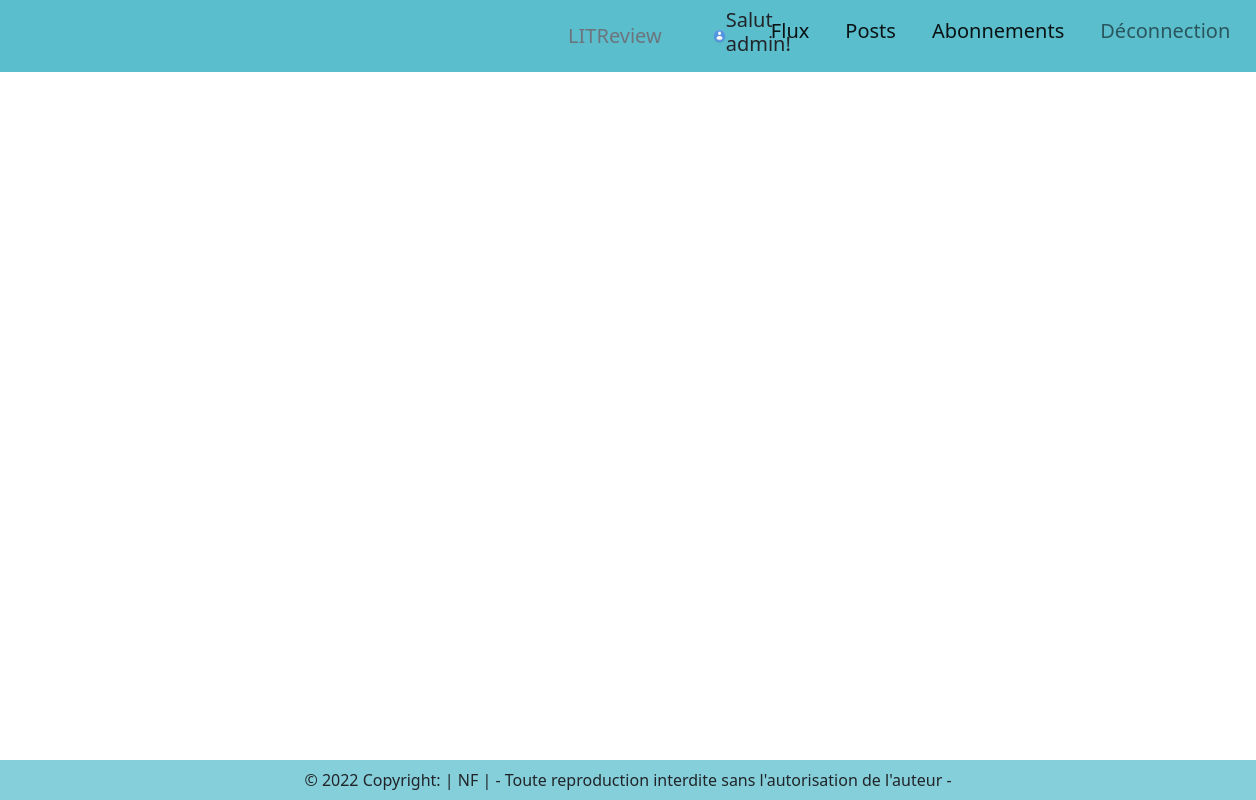
Before: /my_posts/ (signed in) with the older database file.
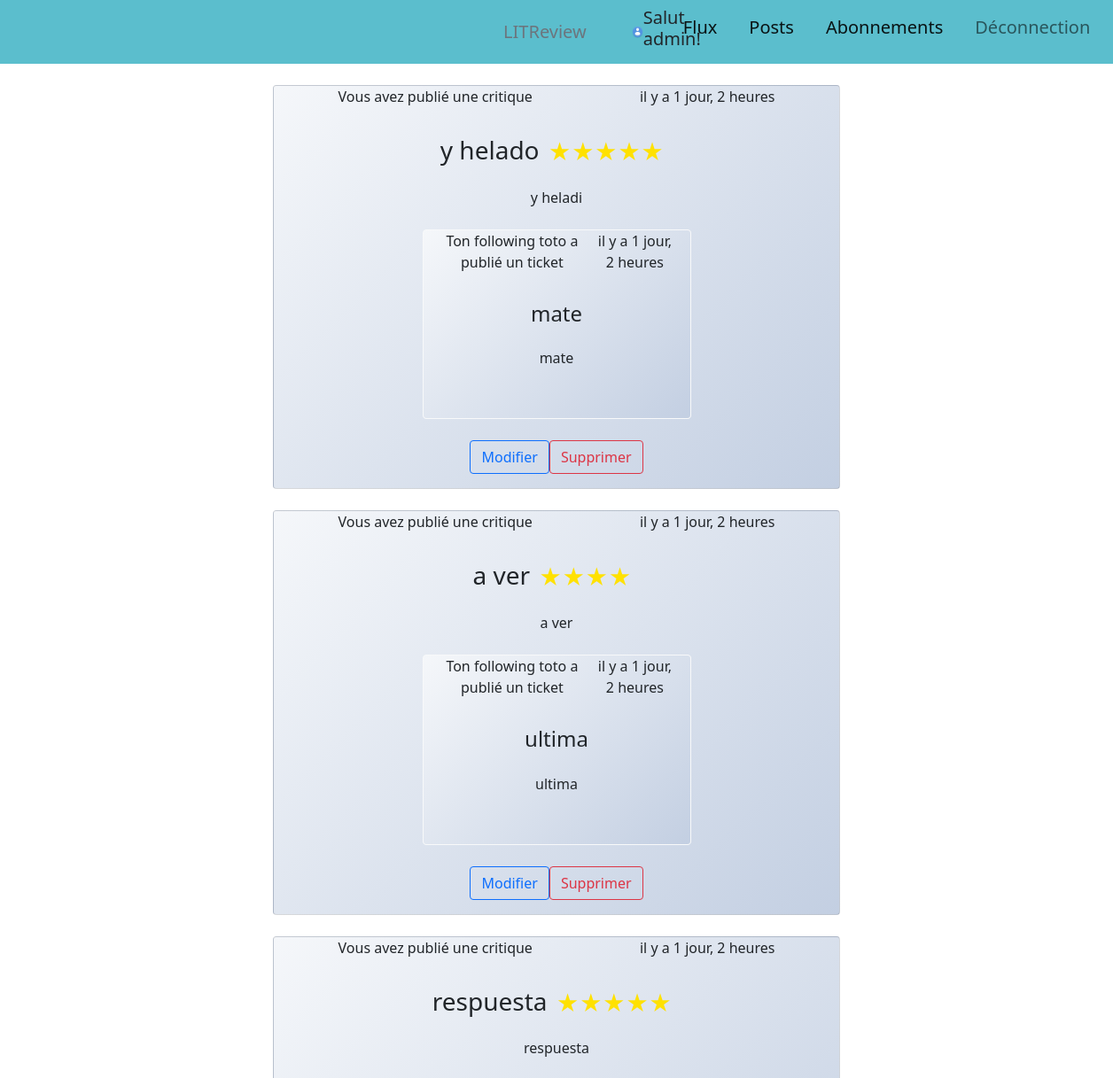
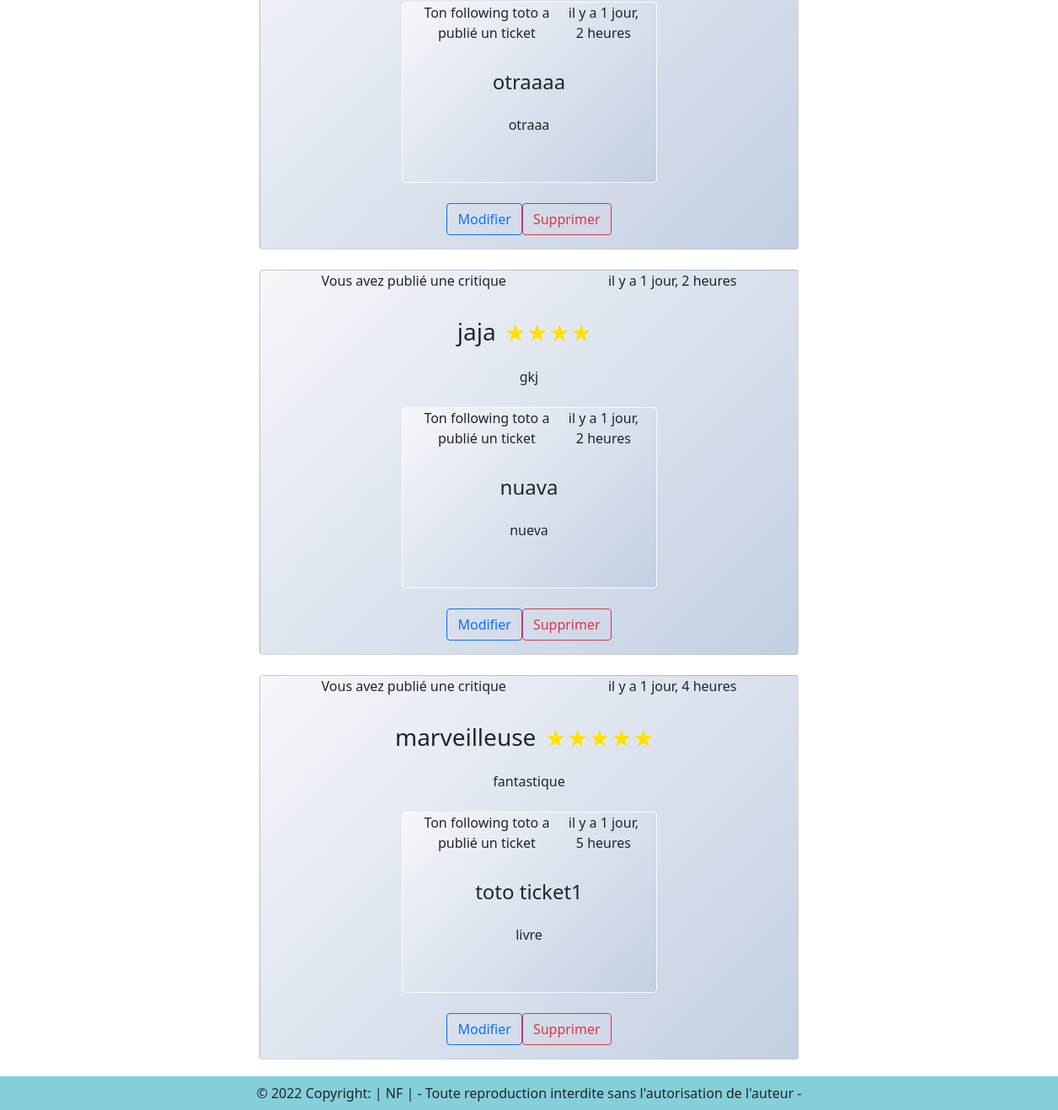
After: the same page with the newer database file (2 pictures, top to bottom).
### review/models.py (models this page shows, shortened)
class Review(models.Model):
    ticket = models.ForeignKey(to=Ticket, on_delete=models.CASCADE)
    rating = models.PositiveSmallIntegerField (validators=[MinValueValidator(0), MaxValueValidator(5)])
    user = models.ForeignKey(to=settings.AUTH_USER_MODEL, on_delete=models.CASCADE)
    headline = models.CharField(max_length=128)
    body = models.TextField(max_length=8192, blank=True)
    time_created = models.DateTimeField(auto_now_add=True, blank=True)

### ticket/models.py (models this page shows, shortened)
class Ticket(models.Model):
    title = models.CharField(max_length=128)
    description = models.TextField(max_length=2048, blank=True)
    user = models.ForeignKey(to=settings.AUTH_USER_MODEL, on_delete=models.CASCADE, related_name="tickets")
    image = models.ImageField(null=True, blank=True)
    time_created = models.fields.DateTimeField(auto_now_add=True)
    IMAGE_MAX_SIZE = (600, 600)
    if image is True:
        def resize_image(self):
            image = Image.open(self.image)
            image.thumbnail(self.IMAGE_MAX_SIZE)
            image.save(self.image.path)
        def save(self, *args, **kwargs):
            super().save(*args, **kwargs)
            self.resize_image()
    class Meta:
        ordering = ['-time_created']

### flux/views.py (the view)
# urls.py: path('my_posts/', flux.views.user_posts, name='my-posts'),
@login_required
def user_posts(request, pk=None):
    if pk:
        user = get_object_or_404(User, id=pk)
    else:
        user = request.user
    followed_users = get_user_follows(request.user)
    reviews = Review.objects.filter(user=user)
    reviews = reviews.annotate(content_type=Value('REVIEW', CharField()))
    tickets = Ticket.objects.filter(user=user)
    tickets = tickets.annotate(content_type=Value('TICKET', CharField()))
    replied_tickets, replied_reviews = get_replied_tickets(tickets)
    posts_list = sorted(chain(reviews, tickets), key=lambda post: post.time_created, reverse=True)
    if posts_list:
        paginator = Paginator(posts_list, 5)
        page = request.GET.get('page')
        posts = paginator.get_page(page)
        total_posts = paginator.count
    else:
        posts = None
        total_posts = 0
    return render(request, 'flux/my_posts.html', context = {'posts': posts,'title': f"{user.username}'s posts "
                                                f"({total_posts})",'r_tickets': replied_tickets,
                                                'r_reviews': replied_reviews, 'followed_users': followed_users})

### flux/utils.py (called while the page is built, shortened)
def get_user_follows(user):
    follows = Relationship.objects.filter(from_user=user)
    followed_users = []
    for follow in follows:
        followed_users.append(follow.to_user)
    return followed_users

def get_replied_tickets(tickets):
    replied_tickets = []
    replied_reviews = []
    return replied_tickets, replied_reviews

### templates/flux/my_posts.html (shortened to what this page needs)
{% extends "base.html" %}
{% block content %}
{% for post in posts %}
    {% if post.content_type == 'REVIEW' %}
        {% include 'review/my_view_review.html' %}
    {% elif post.content_type == 'TICKET' %}
        {% include 'ticket/my_view_ticket.html' %}
    {% endif %}
{% endfor %}
{% endblock content %}

### templates/review/my_view_review.html (shortened to what this page needs)
{% load humanize %}
{% block content %}
<div class="row justify-content-around mt-4">
  <div class="card text-center col-6">
    <div class="d-flex justify-content-around">
      {% if post.user != user %}
          {% if post.user in followed_users %}
          <p>Ton following {{ post.user }} a publié une critique</p>
          {% else %}
          <p>{{ post.user }} a publié une critique</p>
          {% endif %}
      {% else %}
          <p>Vous avez publié une critique</p>
      {% endif %}
      <p>{{post.time_created | naturaltime }}</p>
    </div>
    <div class="card-body">
      <div class="d-inline-flex">
        <h3 class="card-title mb-4">{{post.headline}}</h3><div class="etoile{{post.rating}}"></div>
      </div>
        <p>{{post.body}}</p>
      <div class="row justify-content-around mt-4 mb-4">
        <div class="card text-center col-6  border border-light">
          <div class="d-flex justify-content-around">
            {% if post.ticket.user != user %}
              {% if post.ticket.user in followed_users %}
                <p>Ton following {{ post.ticket.user }} a publié un ticket</p>
              {% else %}
                <p>{{ post.ticket.user }} a publié un ticket</p>
              {% endif %}
            {% else %}
              <p>Vous avez publié un ticket</p>
            {% endif %}
            <p>{{post.ticket.time_created | naturaltime }}</p>
          </div>
          <div class="card-body">
            <h4 class="card-title mb-4">{{post.ticket.title}}</h4>
            <p>{{post.ticket.description}}</p>
          </div>
        </div>
      </div>
      <div class="d-inline-flex">
      {% if post.user == user %}
        <a href="{% url 'edit-review' post.id %}" class="btn btn-outline-primary">Modifier</a>
        <a href="{% url 'review-delete' post.id %}" class="btn btn-outline-danger">Supprimer</a>
      {% endif %}
    </div>
    </div>
  </div>
</div>
{% endblock content %}

Changed rows visible on the page:
added Review: shows "Vous avez publié une critique", time_created "il y a 1 jour, 2 heures", headline "y helado", rating 5 (drawn), body "y heladi", ticket.user "toto", ticket.time_created "il y a 1 jour, 2 heures", ticket "mate", ticket.description "mate", shows "Modifier"
added Review: shows "Vous avez publié une critique", time_created "il y a 1 jour, 2 heures", headline "a ver", rating 4 (drawn), body "a ver", ticket.user "toto", ticket.time_created "il y a 1 jour, 2 heures", ticket "ultima", ticket.description "ultima", shows "Modifier"
added Review: shows "Vous avez publié une critique", time_created "il y a 1 jour, 2 heures", headline "respuesta", rating 5 (drawn), body "respuesta", ticket.user "toto", ticket.time_created "il y a 1 jour, 2 heures", ticket "otraaaa", ticket.description "otraaa", shows "Modifier"
added Review: shows "Vous avez publié une critique", time_created "il y a 1 jour, 2 heures", headline "jaja", rating 4 (drawn), body "gkj", ticket.user "toto", ticket.time_created "il y a 1 jour, 2 heures", ticket "nuava", ticket.description "nueva", shows "Modifier"
added Review: shows "Vous avez publié une critique", time_created "il y a 1 jour, 4 heures", headline "marveilleuse", rating 5 (drawn), body "fantastique", ticket.user "toto", ticket.time_created "il y a 1 jour, 5 heures", ticket "toto ticket1", ticket.description "livre", shows "Modifier"
